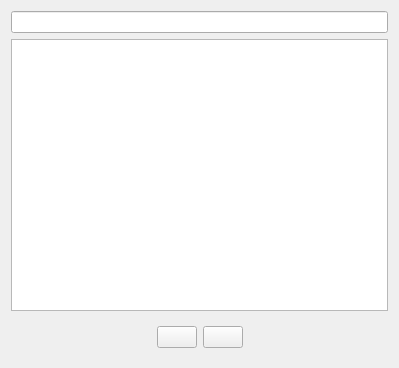
<?xml version="1.0" encoding="UTF-8"?>
<ui version="4.0">
 <class>KreGenericListWidget</class>
 <widget class="QWidget" name="KreGenericListWidget">
  <property name="geometry">
   <rect>
    <x>0</x>
    <y>0</y>
    <width>399</width>
    <height>368</height>
   </rect>
  </property>
  <property name="windowTitle">
   <string>Form</string>
  </property>
  <layout class="QVBoxLayout" name="verticalLayout">
   <item>
    <widget class="KLineEdit" name="m_searchBox">
     <property name="showClearButton" stdset="0">
      <bool>true</bool>
     </property>
    </widget>
   </item>
   <item>
    <widget class="QTreeView" name="m_treeView"/>
   </item>
   <item>
    <widget class="QFrame" name="m_pageNavigationWidget">
     <layout class="QHBoxLayout" name="horizontalLayout">
      <item>
       <spacer name="horizontalSpacer">
        <property name="orientation">
         <enum>Qt::Horizontal</enum>
        </property>
        <property name="sizeHint" stdset="0">
         <size>
          <width>128</width>
          <height>20</height>
         </size>
        </property>
       </spacer>
      </item>
      <item>
       <widget class="KPushButton" name="m_previousButton">
        <property name="toolTip">
         <string>Previous Page</string>
        </property>
        <property name="text">
         <string/>
        </property>
       </widget>
      </item>
      <item>
       <widget class="KPushButton" name="m_nextButton">
        <property name="sizePolicy">
         <sizepolicy hsizetype="Minimum" vsizetype="Fixed">
          <horstretch>0</horstretch>
          <verstretch>0</verstretch>
         </sizepolicy>
        </property>
        <property name="toolTip">
         <string>Next Page</string>
        </property>
       </widget>
      </item>
      <item>
       <spacer name="horizontalSpacer_2">
        <property name="orientation">
         <enum>Qt::Horizontal</enum>
        </property>
        <property name="sizeHint" stdset="0">
         <size>
          <width>127</width>
          <height>20</height>
         </size>
        </property>
       </spacer>
      </item>
     </layout>
    </widget>
   </item>
  </layout>
 </widget>
 <customwidgets>
  <customwidget>
   <class>KLineEdit</class>
   <extends>QLineEdit</extends>
   <header>klineedit.h</header>
  </customwidget>
  <customwidget>
   <class>KPushButton</class>
   <extends>QPushButton</extends>
   <header>kpushbutton.h</header>
  </customwidget>
 </customwidgets>
 <resources/>
 <connections/>
</ui>
